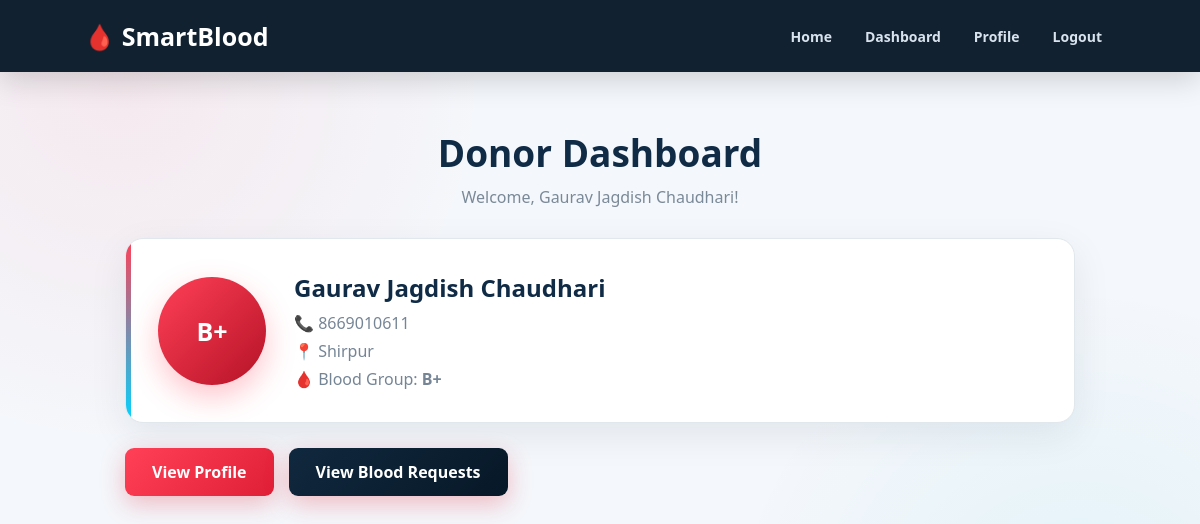
The page /donor-dashboard (signed in) on the database its author committed.
### tables this page shows
CREATE TABLE donors (
            id INTEGER PRIMARY KEY AUTOINCREMENT,
            user_id INTEGER,
            name TEXT NOT NULL,
            blood_group TEXT NOT NULL,
            phone TEXT NOT NULL,
            city TEXT NOT NULL
        , last_donation_date TEXT);

### app.py (the view)
@app.route("/donor-dashboard")
def donor_dashboard():
    user = get_current_user()
    if not user or user["role"] != "donor":
        return redirect("/login")
    conn = get_db()
    donor = conn.execute("""
        SELECT *
        FROM donors
        WHERE user_id = ?
    """, (user["id"],)).fetchone()
    conn.close()
    return render_template(
        "donor_dashboard.html",
        donor=donor
    )

### app.py (called while the page is built)
def get_db():
    conn = sqlite3.connect(DATABASE)
    conn.row_factory = sqlite3.Row
    return conn

def get_current_user():
    if "user_id" not in session:
        return None
    conn = get_db()
    user = conn.execute("""
        SELECT *
        FROM users
        WHERE id = ?
    """, (session["user_id"],)).fetchone()
    conn.close()
    return user

### templates/donor_dashboard.html (shortened to what this page needs)
<!DOCTYPE html>
<html lang="en">
<head>
    <link rel="stylesheet"
          href="{{ url_for('static', filename='style.css') }}">
</head>
<body>
<header>
    <div class="logo">
        🩸 SmartBlood
    </div>
    <nav>
        <a href="/">Home</a>
        <a href="/donor-dashboard">
            Dashboard
        </a>
        <a href="/profile">
            Profile
        </a>
        <a href="/logout">
            Logout
        </a>
    </nav>
</header>
<div class="dashboard">
    <h1>Donor Dashboard</h1>
    <p class="welcome">
        Welcome, {{ donor["name"] }}!
    </p>
    <div class="dashboard-card">
        <div class="blood-large">
            {{ donor["blood_group"] }}
        </div>
        <div>
            <h2>
                {{ donor["name"] }}
            </h2>
            <p>
                📞 {{ donor["phone"] }}
            </p>
            <p>
                📍 {{ donor["city"] }}
            </p>
            <p>
                🩸 Blood Group:
                <strong>
                    {{ donor["blood_group"] }}
                </strong>
            </p>
        </div>
    </div>
    <div class="dashboard-actions">
        <a href="/profile" class="btn">
            View Profile
        </a>
        <a href="/requests" class="btn dark-btn">
            View Blood Requests
        </a>
    </div>
</div>
</body>
</html>

### Static/style.css (style rules this page uses)
* { margin: 0; padding: 0; box-sizing: border-box; }
html { scroll-behavior: smooth; }
body { font-family: "Segoe UI", Arial, sans-serif; color: #182433; background: radial-gradient( circle at 10% 10%, rgba(255, 64, 88, 0.08), transparent 28% ), radial-gradient( circle at 90% 80%, rgba(0, 188, 212, 0.08), transparent 28% ), #f4f7fb; min-height: 100vh; }
header { position: sticky; top: 0; z-index: 1000; min-height: 72px; padding: 0 7%; display: flex; align-items: center; justify-content: space-between; background: rgba(8, 24, 40, 0.96); box-shadow: 0 8px 30px rgba(0, 0, 0, 0.16); backdrop-filter: blur(12px); }
.logo { color: white; font-size: 25px; font-weight: 800; cursor: pointer; transition: 0.3s ease; }
nav { display: flex; align-items: center; gap: 5px; }
nav a { position: relative; padding: 9px 14px; color: #d8e3ed; text-decoration: none; font-size: 14px; font-weight: 600; border-radius: 8px; transition: color 0.3s ease, background 0.3s ease, transform 0.3s ease; }
nav a::after { content: ""; position: absolute; left: 50%; bottom: 3px; width: 0; height: 2px; background: #00d4ff; transform: translateX(-50%); transition: width 0.3s ease; }
.btn { position: relative; display: inline-block; padding: 13px 27px; border: none; border-radius: 9px; background: linear-gradient( 135deg, #ff4056, #df1f36 ); color: white; text-decoration: none; font-weight: 700; cursor: pointer; overflow: hidden; box-shadow: 0 8px 25px rgba(223,31,54,0.28); transition: transform 0.3s ease, box-shadow 0.3s ease; }
.btn::before { content: ""; position: absolute; top: 0; left: -120%; width: 80%; height: 100%; background: linear-gradient( 90deg, transparent, rgba(255,255,255,0.4), transparent ); transform: skewX(-20deg); transition: left 0.6s ease; }
.dark-btn { background: linear-gradient( 135deg, #10283e, #071827 ) !important; color: white !important; }
.dashboard { width: 950px; max-width: 92%; margin: 55px auto; }
.dashboard > h1 { color: #102b46; text-align: center; font-size: 37px; }
.welcome { color: #7a8998; text-align: center; margin: 8px 0 30px; }
.dashboard-card { position: relative; display: flex; align-items: center; gap: 28px; padding: 32px; overflow: hidden; background: white; border: 1px solid #e0e7ed; border-radius: 18px; box-shadow: 0 12px 38px rgba(10,35,60,0.08); transition: transform 0.3s ease, box-shadow 0.3s ease; }
.dashboard-card::before { content: ""; position: absolute; left: 0; top: 0; width: 5px; height: 100%; background: linear-gradient( #ff4056, #00d4ff ); }
.blood-large { width: 108px; height: 108px; flex-shrink: 0; display: flex; align-items: center; justify-content: center; border-radius: 50%; background: linear-gradient( 135deg, #ff4056, #b51227 ); color: white; font-size: 25px; font-weight: 900; box-shadow: 0 12px 30px rgba(255,64,86,0.3); animation: pulse 2.5s infinite; }
.dashboard-card h2 { color: #102b46; margin-bottom: 8px; }
.dashboard-card p { color: #758596; margin-top: 6px; }
.dashboard-actions { display: flex; flex-wrap: wrap; gap: 15px; margin-top: 25px; }

### rows shown on the page
donors: name "Gaurav Jagdish Chaudhari", blood_group "B+", phone "8669010611", city "Shirpur"
